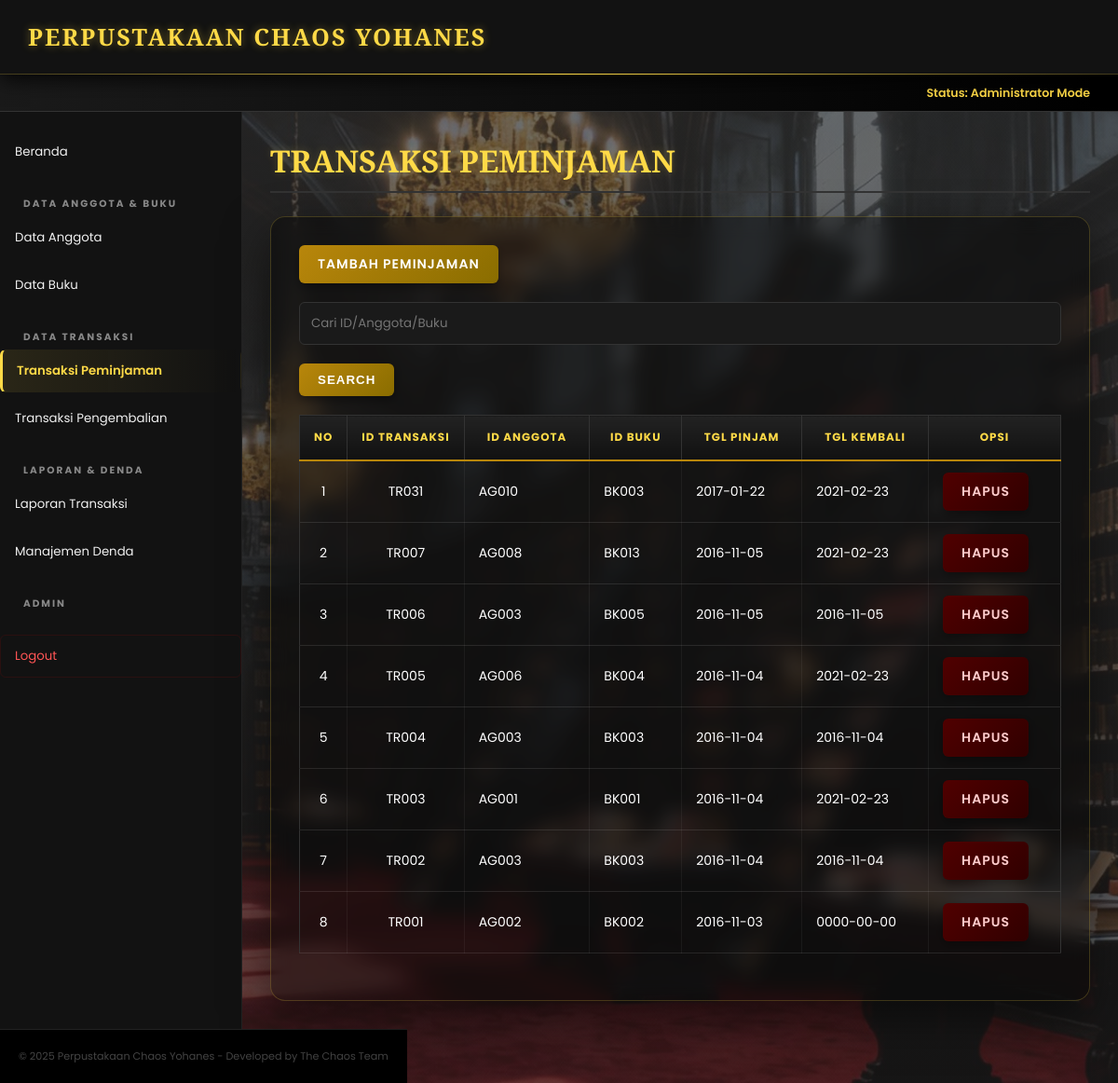
The app's page /index.php?p=transaksi-peminjaman (signed in) with its own data.
### tables this page shows
CREATE TABLE `tbtransaksi` (
  `idtransaksi` varchar(5) NOT NULL,
  `idanggota` varchar(5) NOT NULL,
  `idbuku` varchar(5) NOT NULL,
  `tglpinjam` date NOT NULL,
  `tglkembali` date NOT NULL,
  `status_pengembalian` varchar(20) NOT NULL DEFAULT 'Dipinjam',
  `denda` int(11) NOT NULL DEFAULT 0
);

### pages/transaksi-peminjaman.php (the view)
<?php
include "koneksi.php";
?>
<div id="label-page"><h3>Transaksi Peminjaman</h3></div>
<div id="content">
<div class="tombol-tambah-container">
    <a href="index.php?p=transaksi-peminjaman-input" class="tombol">Tambah Peminjaman</a>
</div>
<form method="post">
    <input type="text" name="pencarian" placeholder="Cari ID/Anggota/Buku">
    <input type="submit" name="search" value="search" class="tombol">
</form>
<table id="tabel-tampil">
<tr>
    <th>No</th>
    <th>ID Transaksi</th>
    <th>ID Anggota</th>
    <th>ID Buku</th>
    <th>Tgl Pinjam</th>
    <th>Tgl Kembali</th>
    <th>Opsi</th>
</tr>
<?php
$sql = "SELECT * FROM tbtransaksi ORDER BY idtransaksi DESC";
$query = mysqli_query($db, $sql);
$nomor = 1;
while ($data = mysqli_fetch_array($query)) {
?>
<tr>
    <td><?= $nomor++; ?></td>
    <td><?= $data['idtransaksi']; ?></td>
    <td><?= $data['idanggota']; ?></td>
    <td><?= $data['idbuku']; ?></td>
    <td><?= $data['tglpinjam']; ?></td>
    <td><?= $data['tglkembali']; ?></td>
    <td>
        <a class="tombol"
           href="pages/transaksi-peminjaman-hapus.php?id=<?= $data['idtransaksi']; ?>"
           onclick="return confirm('Yakin ingin menghapus transaksi ini?')">
           Hapus
        </a>
    </td>
</tr>
<?php } ?>
</table>
</div>

### style.css (style rules this page uses)
:root { --bg-core: #050505; --bg-surface: #121212; --bg-glass: rgba(20, 20, 20, 0.9); --gold-primary: #ffda47; --gold-dark: #b8860b; --danger-red: #8a0000; --danger-glow: #ff1100; --text-main: #f0f0f0; --text-muted: #888888; --accent-glow: 0 0 15px rgba(255, 218, 71, 0.3); }
* { margin: 0; padding: 0; box-sizing: border-box; transition: all 0.3s cubic-bezier(0.4, 0, 0.2, 1); }
body { font-family: 'Poppins', sans-serif; font-size: 14px; color: var(--text-main); background-color: #050505; background-image: linear-gradient(rgba(52, 52, 52, 0.7), rgba(31, 30, 30, 0.7)), url('images/lorong.jpeg'); background-attachment: fixed; background-position: center; background-size: cover; background-repeat: no-repeat; min-height: 100vh; }
#label-page { font-family: 'Cinzel', serif; font-size: 2em; color: var(--gold-primary); margin-bottom: 25px; padding-bottom: 10px; border-bottom: 2px solid #333; text-transform: uppercase; text-shadow: 0 0 10px rgba(255, 218, 71, 0.2); }
#content { background: rgba(0, 0, 0, 0.4); backdrop-filter: blur(10px); -webkit-backdrop-filter: blur(10px); border: 1px solid rgba(255, 218, 71, 0.2); box-shadow: 0 20px 50px 0 rgba(0, 0, 0, 0.5); padding: 30px; border-radius: 16px; width: 100% !important; }
#tabel-tampil { display: table !important; width: 100% !important; min-width: 100%; border-collapse: collapse; margin-top: 20px; margin-bottom: 20px; border: 1px solid #333; background-color: transparent; }
#tabel-tampil th { background: linear-gradient(180deg, #222, #111); color: var(--gold-primary); padding: 15px; font-weight: 700; text-transform: uppercase; font-size: 0.85em; letter-spacing: 1px; white-space: nowrap; border-bottom: 2px solid var(--gold-dark); border-right: 1px solid #333; }
#tabel-tampil td { padding: 12px 15px; color: #ffffff; background: rgba(0, 0, 0, 0.01); vertical-align: middle; border-bottom: 1px solid rgba(255, 255, 255, 0.1); border-right: 1px solid rgba(255, 255, 255, 0.05); }
#tabel-tampil th:last-child, #tabel-tampil td:last-child { border-right: none; }
#tabel-tampil th:first-child, #tabel-tampil td:first-child, #tabel-tampil th:nth-child(2), #tabel-tampil td:nth-child(2) { text-align: center; width: 1%; white-space: nowrap; }
.tombol, input[type="submit"] { display: inline-block; padding: 10px 20px; background: linear-gradient(135deg, var(--gold-dark), #8a6d00); color: #fff; text-decoration: none; border-radius: 6px; font-weight: 600; text-transform: uppercase; letter-spacing: 1px; border: none; cursor: pointer; box-shadow: 0 4px 10px rgba(0,0,0,0.3); }
a.tombol[href*="hapus"] { background: linear-gradient(135deg, #500000, #300000); color: #ffcccc; }
.isian-formulir, .isian-formulir2, input[type="text"], input[type="password"], input[type="date"], select, textarea { width: 100%; padding: 12px; background-color: #1a1a1a; border: 1px solid #333; border-radius: 6px; color: #fff; font-family: 'Poppins', sans-serif; margin-bottom: 20px; }
#content, .table-responsive, #tabel-tampil, .tombol-tambah-container { width: 100% !important; box-sizing: border-box; }
.tombol-tambah-container { display: flex; align-items: center; gap: 10px; margin-bottom: 20px; }

### records on screen
tbtransaksi: idtransaksi "TR031", idanggota "AG010", idbuku "BK003", tglpinjam "2017-01-22", tglkembali "2021-02-23"
tbtransaksi: idtransaksi "TR007", idanggota "AG008", idbuku "BK013", tglpinjam "2016-11-05", tglkembali "2021-02-23"
tbtransaksi: idtransaksi "TR006", idanggota "AG003", idbuku "BK005", tglpinjam "2016-11-05", tglkembali "2016-11-05"
tbtransaksi: idtransaksi "TR005", idanggota "AG006", idbuku "BK004", tglpinjam "2016-11-04", tglkembali "2021-02-23"
tbtransaksi: idtransaksi "TR004", idanggota "AG003", idbuku "BK003", tglpinjam "2016-11-04", tglkembali "2016-11-04"
tbtransaksi: idtransaksi "TR003", idanggota "AG001", idbuku "BK001", tglpinjam "2016-11-04", tglkembali "2021-02-23"
tbtransaksi: idtransaksi "TR002", idanggota "AG003", idbuku "BK003", tglpinjam "2016-11-04", tglkembali "2016-11-04"
tbtransaksi: idtransaksi "TR001", idanggota "AG002", idbuku "BK002", tglpinjam "2016-11-03", tglkembali "0000-00-00"
